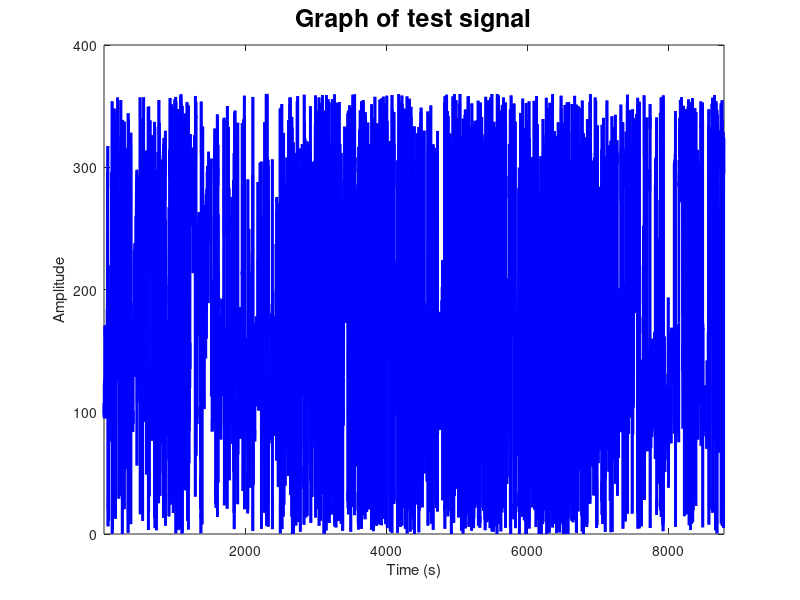
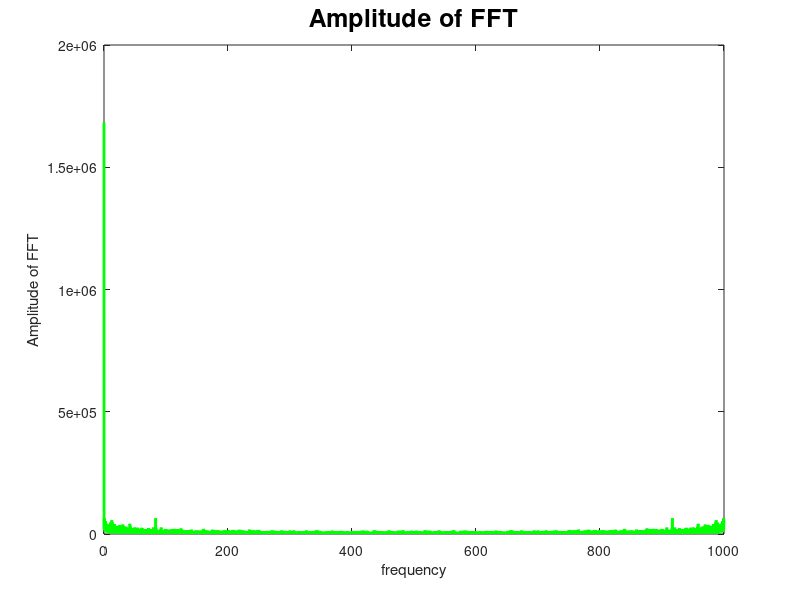
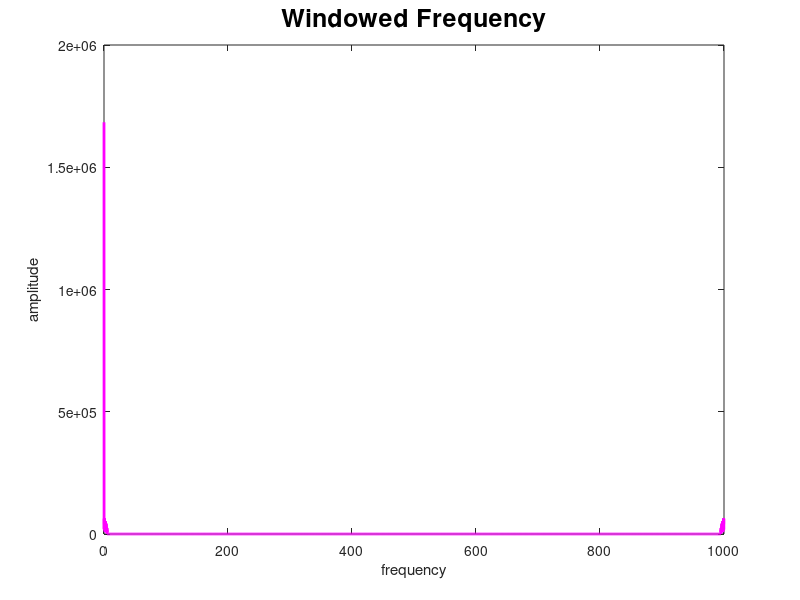
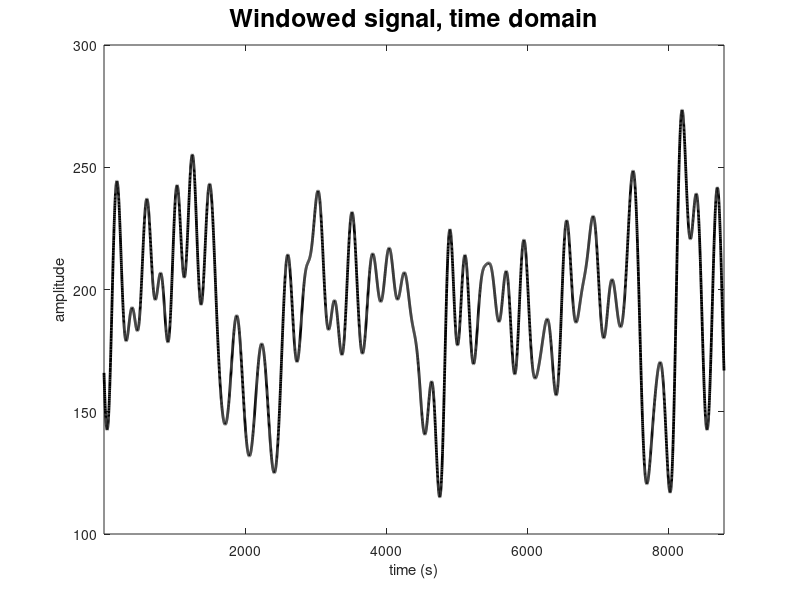

Recreate these plots in MATLAB, in order.
% This script loads hourly windspeed data and filters it spectrally using
% a fast fourier transformation and a weighting function to pull out an
% overall trend.

data = load('wind_speed.dat');
tm = data(:,1);     % time vector
s = data(:,2);      % wind speed signal
npts = length(tm);
dt = .001;

for j = 1:npts
    frq(j) = (j-1)/(npts*dt);       % this loop creates a frequency vector for plotting in the frequency domain
end

hk = fft(s);  % fast fouier transformation of wind speed sig

figure(1);
clf;
plot(tm,s,'b','linewidth',2);	% plot signal in time domain
xlim([min(tm) max(tm)]);
ylabel('Amplitude');
xlabel('Time (s)');
title('Graph of test signal','fontsize',18);

figure(2);
clf;	
plot(frq,abs(hk),'g','linewidth',2);		% plot fft in frequency domain
xlabel('frequency');
ylabel('Amplitude of FFT');
title('Amplitude of FFT','fontsize',18);
pause;

df = 1/(npts*dt);
f = 5;                        % picked cutoff frequency (from inspection)
Jc = floor((f/df)+1);				% define cutoff frequency
W = zeros(npts,1);				% initialize weighting vector
W(1) = 1;
for J = 2:Jc
	W(J) = 1;		
	K = npts+2-J;				% fill up weighting vector
	W(K) = 1;	
end
	
windowed_signal = hk.*W;			% multiply weight by original signal

figure(3);
clf;
plot(frq,abs(windowed_signal),'m','linewidth',2);	% plot windowed frequency in freq domain
xlabel('frequency');
ylabel('amplitude');
title('Windowed Frequency','fontsize',18);

wind_sig_tm = ifft(windowed_signal);		% inverse fft to go back to time domain

figure(4);
clf;
plot(tm,wind_sig_tm,'k','linewidth',2);		% plot windowed signal in time domain
xlabel('time (s)');
ylabel('amplitude');
title('Windowed signal, time domain','fontsize',18);
xlim([min(tm) max(tm)]);